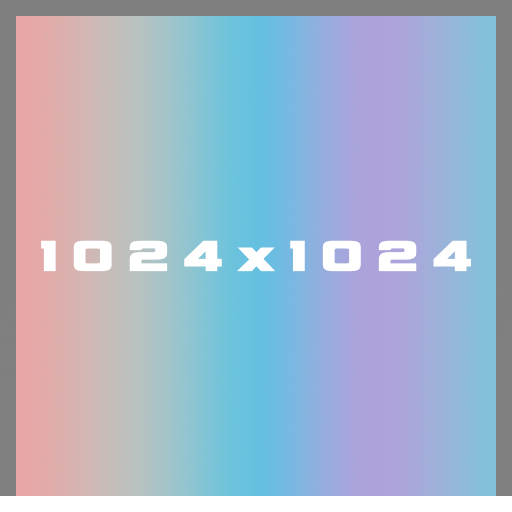
#> input picture backend/tests/test_images/1024x1024x4.png, 1024 x 1024 px (shown at 1/2 size); its folder holds only this picture in this run
$ python -i convert_data.py   (imports and definitions only)
#> lines starting #> are read from the running program, lines starting #| are printed output that depends on the picture
### backend/src/nodes/utils/color/convert_model.py
from typing import Callable, Dict, Iterable, Tuple
import numpy as np

from ..format import format_image_with_channels
from ..utils import get_h_w_c


class ColorSpace:
    def __init__(self, id_: int, name: str, channels: int):
        assert 0 <= id_ and id_ < 256
        self.id = id_
        self.name = name
        self.channels = channels


class ColorSpaceDetector:
    def __init__(self, id_: int, name: str, color_spaces: Iterable[ColorSpace]) -> None:
        assert 1000 <= id_ and id_ < 2000
        self.id = id_
        self.name = name
        self.channel_map: Dict[int, ColorSpace] = {}
        for cs in color_spaces:
            assert cs.channels not in self.channel_map
            self.channel_map[cs.channels] = cs
        self.channels = list(self.channel_map.keys())

    # [33 lines left out: functions detect, assert_input_channels, assert_output_channels, not called in this run]


ConvertFn = Callable[[np.ndarray], np.ndarray]


class Conversion:
    def __init__(
        self,
        direction: Tuple[ColorSpace, ColorSpace],
        convert: ConvertFn,
        cost: int = 1,
    ):
        input_, output = direction
        assert input_ != output
        self.input: ColorSpace = input_
        self.output: ColorSpace = output
        self.__convert = convert
        assert cost >= 1
        self.cost: int = cost

    # [5 lines left out: function convert, not called in this run]

### backend/src/nodes/utils/color/convert_data.py
from typing import List, Union, Tuple
import math
import numpy as np
import cv2

from .convert_model import ColorSpace, ColorSpaceDetector, Conversion
from ..utils import get_h_w_c


GRAY = ColorSpace(0, "Gray", 1)
RGB = ColorSpace(1, "RGB", 3)
RGBA = ColorSpace(2, "RGBA", 4)
YUV = ColorSpace(3, "YUV", 3)
HSV = ColorSpace(4, "HSV", 3)
HSL = ColorSpace(5, "HSL", 3)
CMYK = ColorSpace(6, "CMYK", 4)
YUVA = ColorSpace(7, "YUVA", 4)
HSVA = ColorSpace(8, "HSVA", 4)
HSLA = ColorSpace(9, "HSLA", 4)
LAB = ColorSpace(10, "L*a*b*", 3)
LABA = ColorSpace(11, "L*a*b*A", 4)
LCH = ColorSpace(12, "L*C*h°", 3)
LCHA = ColorSpace(13, "L*C*h°A", 4)

RGB_LIKE = ColorSpaceDetector(1000, "RGB", [GRAY, RGB, RGBA])
YUV_LIKE = ColorSpaceDetector(1001, "YUV", [YUV, YUVA])
HSV_LIKE = ColorSpaceDetector(1002, "HSV", [HSV, HSVA])
HSL_LIKE = ColorSpaceDetector(1003, "HSL", [HSL, HSLA])
LAB_LIKE = ColorSpaceDetector(1004, "L*a*b*", [LAB, LABA])
LCH_LIKE = ColorSpaceDetector(1005, "L*C*h°", [LCH, LCHA])

ALPHA_PAIRS: List[Tuple[ColorSpace, ColorSpace]] = [
    (RGB, RGBA),
    (YUV, YUVA),
    (HSV, HSVA),
    (HSL, HSLA),
    (LAB, LABA),
    (LCH, LCHA),
]

color_spaces: List[ColorSpace] = [
    RGB,
    RGBA,
    GRAY,
    YUV,
    YUVA,
    HSV,
    HSVA,
    HSL,
    HSLA,
    CMYK,
    LAB,
    LABA,
    LCH,
    LCHA,
]
color_spaces_or_detectors: List[Union[ColorSpace, ColorSpaceDetector]] = [
    RGB_LIKE,
    GRAY,
    YUV_LIKE,
    HSV_LIKE,
    HSL_LIKE,
    CMYK,
    LAB_LIKE,
    LCH_LIKE,
]


# [24 lines left out: functions __rev3, __rgb_to_hsv, __hsv_to_rgb, __rgb_to_hsl, not called in this run]


def __hsl_to_rgb(img: np.ndarray) -> np.ndarray:
    h = img[:, :, 2] * 360
    s = img[:, :, 1]
    l = img[:, :, 0]
    return cv2.cvtColor(cv2.merge((h, l, s)), cv2.COLOR_HLS2BGR)


# [7 lines left out: function __hsv_to_hsl, not called in this run]


def __hsl_to_hsv(img: np.ndarray) -> np.ndarray:
    # the S and HSV and HSL are different, only the H is the same
    h = img[:, :, 2]
    hsv = cv2.cvtColor(__hsl_to_rgb(img), cv2.COLOR_BGR2HSV)
    s = hsv[:, :, 1]
    v = hsv[:, :, 2]
    return cv2.merge((v, s, h))


# [86 lines left out: functions __rgb_to_cmyk, __cmyk_to_rgb, __rgb_to_lab, __lab_to_rgb, __lab_to_lch, __lch_to_lab, not called in this run]


# The conversion loses one channel of information (e.g. the alpha channel, or a color channel)
__CHANNEL_LOST = 1000
# The conversion loses hue/chroma information in certain edge cases
__CHROMA_LOST = 100


conversions: List[Conversion] = [
    # RGB and grayscale
    Conversion(
        direction=(RGB, GRAY),
        convert=lambda i: cv2.cvtColor(i, cv2.COLOR_BGR2GRAY),
        cost=__CHANNEL_LOST * 2,
    ),
    Conversion(
        direction=(GRAY, RGB),
        convert=lambda i: cv2.cvtColor(i, cv2.COLOR_GRAY2BGR),
    ),
    Conversion(
        direction=(RGBA, GRAY),
        convert=lambda i: cv2.cvtColor(i, cv2.COLOR_BGRA2GRAY),
        cost=__CHANNEL_LOST * 3,
    ),
    Conversion(
        direction=(GRAY, RGBA),
        convert=lambda i: cv2.cvtColor(i, cv2.COLOR_GRAY2BGRA),
    ),
    # YUV
    Conversion(
        direction=(RGB, YUV),
        convert=lambda i: __rev3(cv2.cvtColor(i, cv2.COLOR_BGR2YUV)),
    ),
    Conversion(
        direction=(YUV, RGB),
        convert=lambda i: cv2.cvtColor(__rev3(i), cv2.COLOR_YUV2BGR),
        cost=__CHROMA_LOST,
    ),
    # HSV/HSL
    Conversion(
        direction=(RGB, HSV),
        convert=__rgb_to_hsv,
    ),
    Conversion(
        direction=(HSV, RGB),
        convert=__hsv_to_rgb,
        cost=__CHROMA_LOST,
    ),
    Conversion(
        direction=(RGB, HSL),
        convert=__rgb_to_hsl,
    ),
    Conversion(
        direction=(HSL, RGB),
        convert=__hsl_to_rgb,
        cost=__CHROMA_LOST,
    ),
    Conversion(
        direction=(HSV, HSL),
        convert=__hsv_to_hsl,
    ),
    Conversion(
        direction=(HSL, HSV),
        convert=__hsl_to_hsv,
    ),
    # CMYK
    Conversion(
        direction=(RGB, CMYK),
        convert=__rgb_to_cmyk,
    ),
    Conversion(
        direction=(CMYK, RGB),
        convert=__cmyk_to_rgb,
        cost=__CHROMA_LOST,
    ),
    # LAB
    Conversion(
        direction=(RGB, LAB),
        convert=__rgb_to_lab,
    ),
    Conversion(
        direction=(LAB, RGB),
        convert=__lab_to_rgb,
    ),
    # LCH
    Conversion(
        direction=(LAB, LCH),
        convert=__lab_to_lch,
    ),
    Conversion(
        direction=(LCH, LAB),
        convert=__lch_to_lab,
        cost=__CHROMA_LOST,
    ),
]


# Add conversions that can be generated because only alpha is different
# [18 lines not run here, left out]

__ALPHA_3_to_4 = dict(ALPHA_PAIRS)
# [23 lines not run here, left out]

>>> import cv2
>>> picture = cv2.imread('../../../../tests/test_images/1024x1024x4.png')
#> picture is the input picture: shape (1024, 1024, 3); mean B, G, R 202.2, 180.9, 163.8
>>> result = __hsl_to_hsv(picture)
#> in __hsl_to_hsv, `h = img[:, :, 2]`:
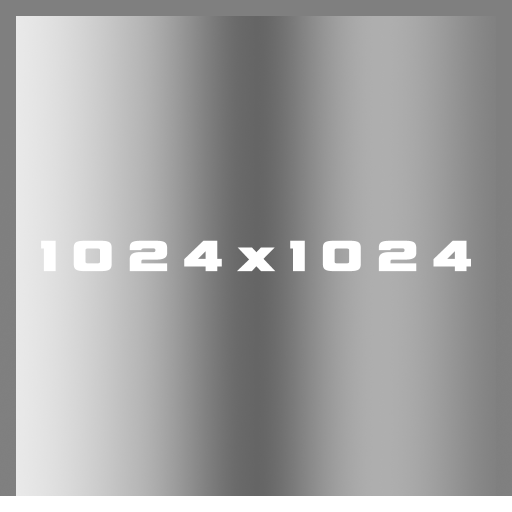
#> h: shape (1024, 1024) (shown at 1/2 size); min 100, max 255, mean 163.8
#> in __hsl_to_rgb, `h = img[:, :, 2] * 360`:
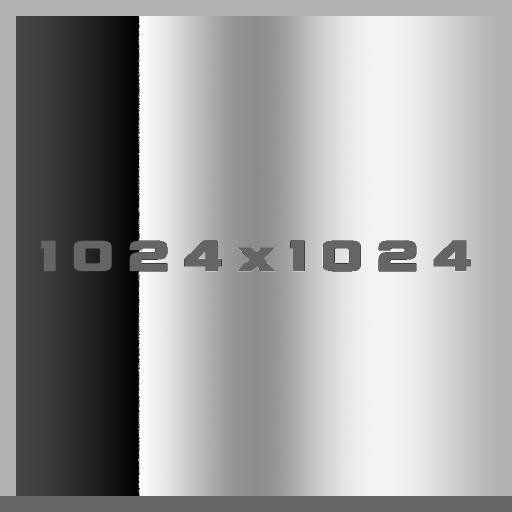
#> h: shape (1024, 1024) uint16 (shown at 1/2 size); min 344, max 65520, mean 40894.1; drawn with min black and max white
#> in __hsl_to_rgb, `s = img[:, :, 1]`:
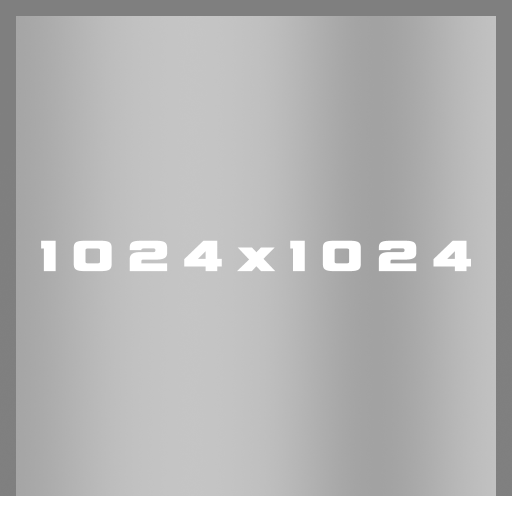
#> s: shape (1024, 1024) (shown at 1/2 size); min 126, max 255, mean 180.9
#> in __hsl_to_rgb, `l = img[:, :, 0]`:
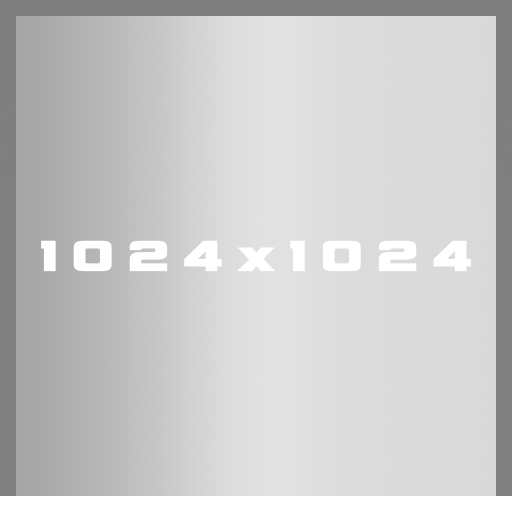
#> l: shape (1024, 1024) (shown at 1/2 size); min 126, max 255, mean 202.2
#> (the run stopped early here; a loop or call above may not have finished)
